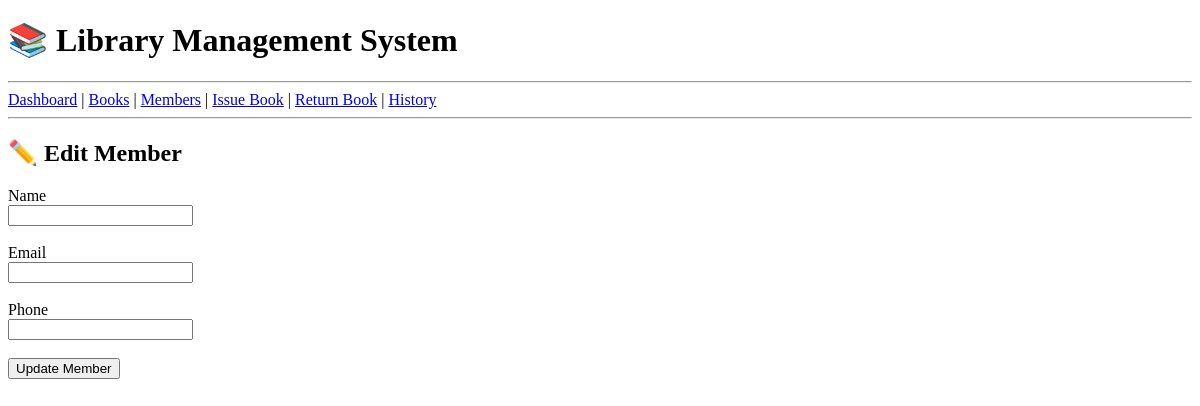
Before: /edit-member/1 with the older database file.
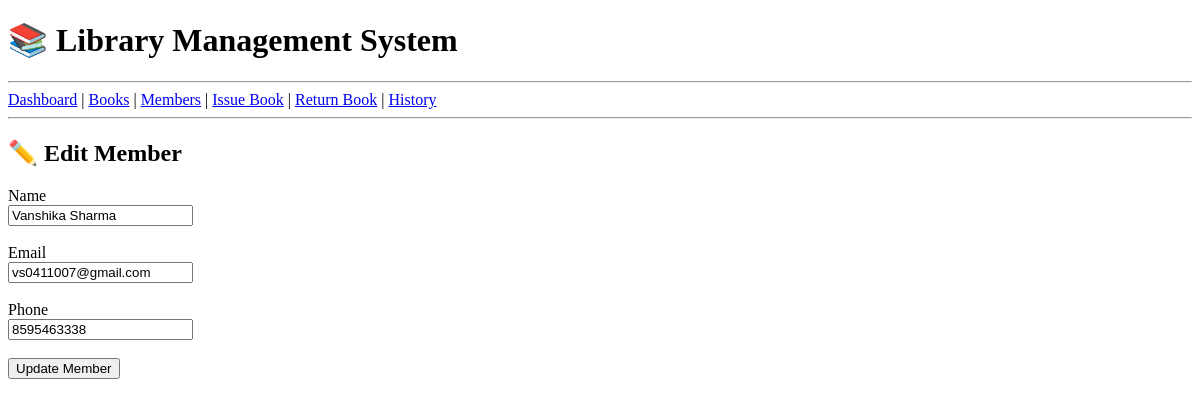
After: the same page with the newer database file.
### tables this page shows
CREATE TABLE members (
        member_id INTEGER PRIMARY KEY AUTOINCREMENT,
        name TEXT NOT NULL,
        email TEXT,
        phone TEXT
    );

### app.py (the view, shortened to what this page needs)
@app.route("/edit-member/<int:member_id>", methods=["GET", "POST"])
def edit_member(member_id):
    conn = sqlite3.connect("library.db")
    cursor = conn.cursor()
    cursor.execute(
        "SELECT * FROM members WHERE member_id=?",
        (member_id,)
    )
    member = cursor.fetchone()
    conn.close()
    return render_template(
        "edit_member.html",
        member=member
    )

### templates/edit_member.html (shortened to what this page needs)
{% extends "base.html" %}
{% block content %}
<h2>✏️ Edit Member</h2>
<form method="POST">
<label>Name</label><br>
<input
type="text"
name="name"
value="{{ member[1] }}"
required>
<br><br>
<label>Email</label><br>
<input
type="email"
name="email"
value="{{ member[2] }}"
required>
<br><br>
<label>Phone</label><br>
<input
type="text"
name="phone"
value="{{ member[3] }}"
required>
<br><br>
<button type="submit">
Update Member
</button>
</form>
{% endblock %}

Changed rows visible on the page:
added members: name "Vanshika Sharma", email "vs0411007@gmail.com", phone "8595463338"
